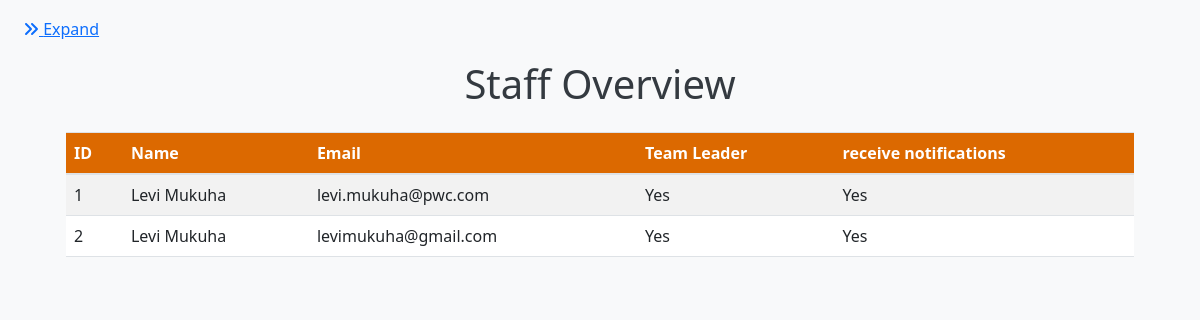
Page /staff_overview on the committed database.
### app.py (models this page shows)
class Staff(db.Model):
    id = db.Column(db.Integer, primary_key=True)
    name = db.Column(db.String(100), nullable=False)
    email = db.Column(db.String(120), unique=True, nullable=False)
    leave_days_remaining = db.Column(db.Float, default=0.0)  # Leave days remaining in hours
    is_team_leader = db.Column(Boolean, default=False)  # New field to indicate if the staff is a team leader
    receive_notifications = db.Column(Boolean, default=True)  # New field for notification preferences
    engagements = db.relationship('Engagement', backref='team_leader', lazy=True)
    proposals = db.relationship('Proposal', backref='team_leader', lazy=True)
    hours_logs = db.relationship('HoursLog', backref='staff_member', lazy=True)
    leave_records = db.relationship('LeaveRecord', backref='staff', lazy=True)
    utilizations = db.relationship('Utilization', backref='staff', lazy=True)

### app.py (the view)
@app.route('/staff_overview', methods=['GET'])
def staff_overview():
    staff_members = Staff.query.all()
    return render_template('staff_overview.html', staff_members=staff_members)

### templates/staff_overview.html (shortened to what this page needs)
{% extends "base.html" %}
{% block content %}
    <link rel="stylesheet" href="https://cdnjs.cloudflare.com/ajax/libs/bootstrap/5.3.0/css/bootstrap.min.css">
    <div class="container">
        <h1 class="text-center mb-4">Staff Overview</h1>
        <table class="table table-striped">
            <thead>
                <tr>
                    <th>ID</th>
                    <th>Name</th>
                    <th>Email</th>
                    <th>Team Leader</th>
                    <th>receive notifications</th>
                </tr>
            </thead>
            <tbody>
                {% for staff in staff_members %}
                <tr>
                    <td>{{ staff.id }}</td>
                    <td>{{ staff.name }}</td>
                    <td>{{ staff.email }}</td>
                    <td>{{ 'Yes' if staff.is_team_leader else 'No' }}</td>
                    <td>{{ 'Yes' if staff.receive_notifications else 'No' }}</td>
                </tr>
                {% endfor %}
            </tbody>
        </table>
    </div>
{% endblock %}

### templates/base.html (style rules this page uses)
html, body { height: 100%; margin: 0; }

### templates/staff_overview.html (style rules this page uses)
body { background-color: #f8f9fa; color: #343a40; font-family: 'Segoe UI', Tahoma, Geneva, Verdana, sans-serif; }
.container { margin-top: 40px; }
.table { margin-top: 20px; }
.table th { background-color: #dc6900; color: #ffffff; }

### rows in the picture
Staff: id "1", name "Levi Mukuha", email "levi.mukuha@pwc.com", is_team_leader "Yes", receive_notifications "Yes"
Staff: id "2", name "Levi Mukuha", email "levimukuha@gmail.com", is_team_leader "Yes", receive_notifications "Yes"
